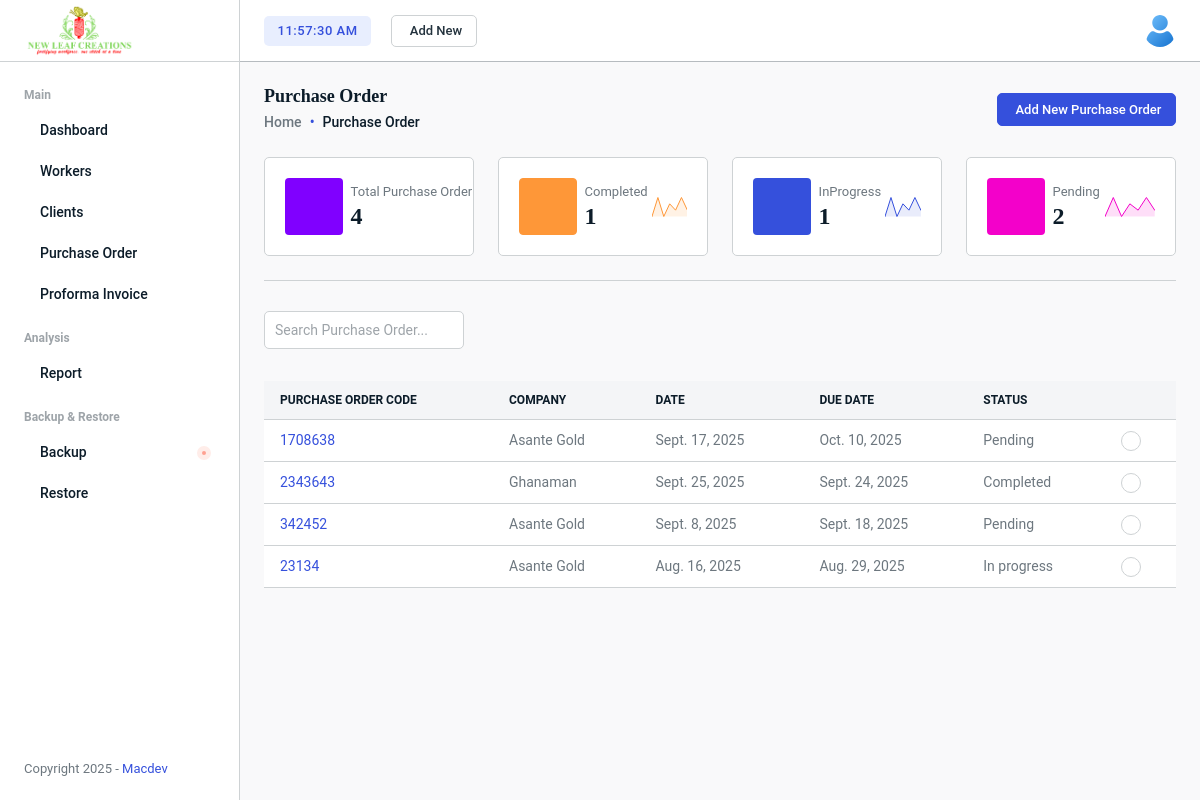
/management/purchase_orders/, run on the app's committed database.
### managementSystem/models.py (models this page shows, shortened)
class PurchaseOrder(models.Model):
    po_number = models.CharField(max_length=100, unique=True)
    client = models.ForeignKey(Client, on_delete=models.CASCADE)
    date = models.DateField()
    due_date = models.DateField()
    status = models.CharField(max_length=20, default='Pending')

class Client(models.Model):
    name = models.CharField(max_length=200)
    address = models.TextField()
    contact_email = models.EmailField()
    phone = models.CharField(max_length=15)
    def __str__(self):
        return self.name

### managementSystem/views.py (the view)
# urls.py: path('purchase_orders/', views.orders, name='orders'),
def orders(request):
    orders = PurchaseOrder.objects.all().order_by('-id')
    total_orders = orders.count()
    completed_orders = orders.filter(status="Completed").count()
    inprogress_orders = orders.filter(status="In progress").count()
    pending_orders = orders.filter(status="Pending").count()
    return render(request, 'orders/orders.html',{
        'orders': orders,
        'total_orders': total_orders,
        'completed_orders': completed_orders,
        'pending_orders': pending_orders,
        'inprogress_orders': inprogress_orders,
    })

### managementSystem/context_processors.py (called while the page is built)
def notifications_context(request):
    if request.user.is_authenticated:
        notifications = Notification.objects.filter(user=request.user).order_by("-created_at")[:5]
        unread_count = Notification.objects.filter(user=request.user, is_read=False).count()
    else:
        notifications = []
        unread_count = 0
    return {
        "navbar_notifications": notifications,
        "unread_notifications": unread_count,
    }

### managementSystem/templates/orders/orders.html (shortened to what this page needs)
{% extends "base.html" %}
{% load static %}
{% block content %}
    <div class="main-wrapper">
        <div class="page-wrapper">
            <div class="content content-two">
                <div class="mb-4 d-flex align-items-center flex-wrap gap-2 justify-content-between">
                    <div>
                        <h4 class="mb-1 fw-bold">Purchase Order</h4>
                        <nav>
                            <ol class="breadcrumb breadcrumb-dot mb-0">
                                <li class="breadcrumb-item">
                                    <a href="{% url 'dashboard:dashboard' %}">Home</a>
                                </li>
                                <li class="breadcrumb-item active" aria-current="page">Purchase Order</li>
                            </ol>
                        </nav>
                    </div>
                    <div class="d-flex align-items-center">
                        <a href="{% url 'managementSystem:create_order' %}" class="btn btn-md btn-primary">Add New Purchase Order</a>
                    </div>
                </div>
                <div class="row">
                    <div class="col-xl-3 col-md-6 d-flex">
                        <div class="card flex-fill shadow-none">
                            <div class="card-body">
                                <div class="d-flex align-items-center justify-content-between">
                                    <div class="d-flex align-items-center">
                                        <div class="avatar avatar-xl bg-violet rounded-1 me-2 flex-shrink-0">
                                        </div>
                                        <div>
                                            <span class="fs-13 text-nowrap">Total Purchase Order</span>
                                            <h2>{{total_orders}}</h2>
                                        </div>
                                    </div>
                                </div>
                            </div>
                        </div>
                    </div>
                    <div class="col-xl-3 col-md-6 d-flex">
                        <div class="card flex-fill shadow-none">
                            <div class="card-body">
                                <div class="d-flex align-items-center justify-content-between">
                                    <div class="d-flex align-items-center">
                                        <div class="avatar avatar-xl bg-secondary rounded-1 me-2 flex-shrink-0">
                                        </div>
                                        <div>
                                            <span class="fs-13 text-nowrap">Completed</span>
                                            <h2>{{completed_orders}}</h2>
                                        </div>
                                    </div>
                                    <div class="text-end">
                                    </div>
                                </div>
                            </div>
                        </div>
                    </div>
                    <div class="col-xl-3 col-md-6 d-flex">
                        <div class="card flex-fill shadow-none">
                            <div class="card-body">
                                <div class="d-flex align-items-center justify-content-between">
                                    <div class="d-flex align-items-center">
                                        <div class="avatar avatar-xl bg-primary rounded-1 me-2 flex-shrink-0">
                                        </div>
                                        <div>
                                            <span class="fs-13 text-nowrap">InProgress</span>
                                            <h2>{{inprogress_orders}}</h2>
                                        </div>
                                    </div>
                                    <div class="text-end">
                                    </div>
                                </div>
                            </div>
                        </div>
                    </div>
                    <div class="col-xl-3 col-md-6 d-flex">
                        <div class="card flex-fill shadow-none">
                            <div class="card-body">
                                <div class="d-flex align-items-center justify-content-between">
                                    <div class="d-flex align-items-center">
                                        <div class="avatar avatar-xl bg-pink rounded-1 me-2 flex-shrink-0">
                                        </div>
                                        <div>
                                            <span class="fs-13 text-nowrap">Pending</span>
                                            <h2>{{pending_orders}}</h2>
                                        </div>
                                    </div>
                                    <div class="text-end">
                                    </div>
                                </div>
                            </div>
                        </div>
                    </div>
                </div>
                <ul class="nav nav-tabs tab-style-project d-inline-flex d-block" role="tablist">
                </ul>
                <div class="d-flex align-items-center justify-content-between flex-wrap gap-3 table-header mb-3">
                    <div class="filters mb-3">
                        <input type="text" id="searchInput" placeholder="Search Purchase Order..." class="form-control" style="width:200px; display:inline-block;">
                    </div>
                </div>
                <div class="table-responsive">
                    <table class="table" id="ordertable">
                        <thead class="thead-light text-uppercase">
                            <tr>
                                <th class="no-sort">Purchase Order Code</th>
                                <th class="no-sort">Company</th>
                                <th class="no-sort">Date</th>
                                <th class="no-sort">Due date</th>
                                <th class="no-sort">Status</th>
                                <th class="no-sort"></th>
                            </tr>
                        </thead>
                        <tbody>
                            {%for order in orders%}
                            <tr>
                                <td><a href="{% url 'managementSystem:view_po' order.id %}" class="text-primary">{{order.po_number}}</a></td>
                                <td>{{order.client}}</td>
                                <td> {{order.date}} </td>
                                <td> {{order.due_date}} </td>
                                <td> {{order.status}} </td>
                                <td>
                                    <a class="action-set dot-settings" href="javascript:void(0);" data-bs-toggle="dropdown" aria-expanded="true">
                                    </a>
                                </td>
                            </tr>
                            {% empty %}
                            <tr>
                                 <td colspan="6" class="text-center">No Purchase order yet</td>
                            </tr>
                            {% endfor %}
                        </tbody>
                    </table>
                </div>
            </div>
        </div>
    </div>
{% endblock %}

### data on the page
PurchaseOrder: po_number "1708638", client "Asante Gold", date "Sept. 17, 2025", due_date "Oct. 10, 2025", status "Pending"
PurchaseOrder: po_number "2343643", client "Ghanaman", date "Sept. 25, 2025", due_date "Sept. 24, 2025", status "Completed"
PurchaseOrder: po_number "342452", client "Asante Gold", date "Sept. 8, 2025", due_date "Sept. 18, 2025", status "Pending"
PurchaseOrder: po_number "23134", client "Asante Gold", date "Aug. 16, 2025", due_date "Aug. 29, 2025", status "In progress"

### other printed values
{{ total_orders }} "4"
{{ completed_orders }} "1"
{{ inprogress_orders }} "1"
{{ pending_orders }} "2"
